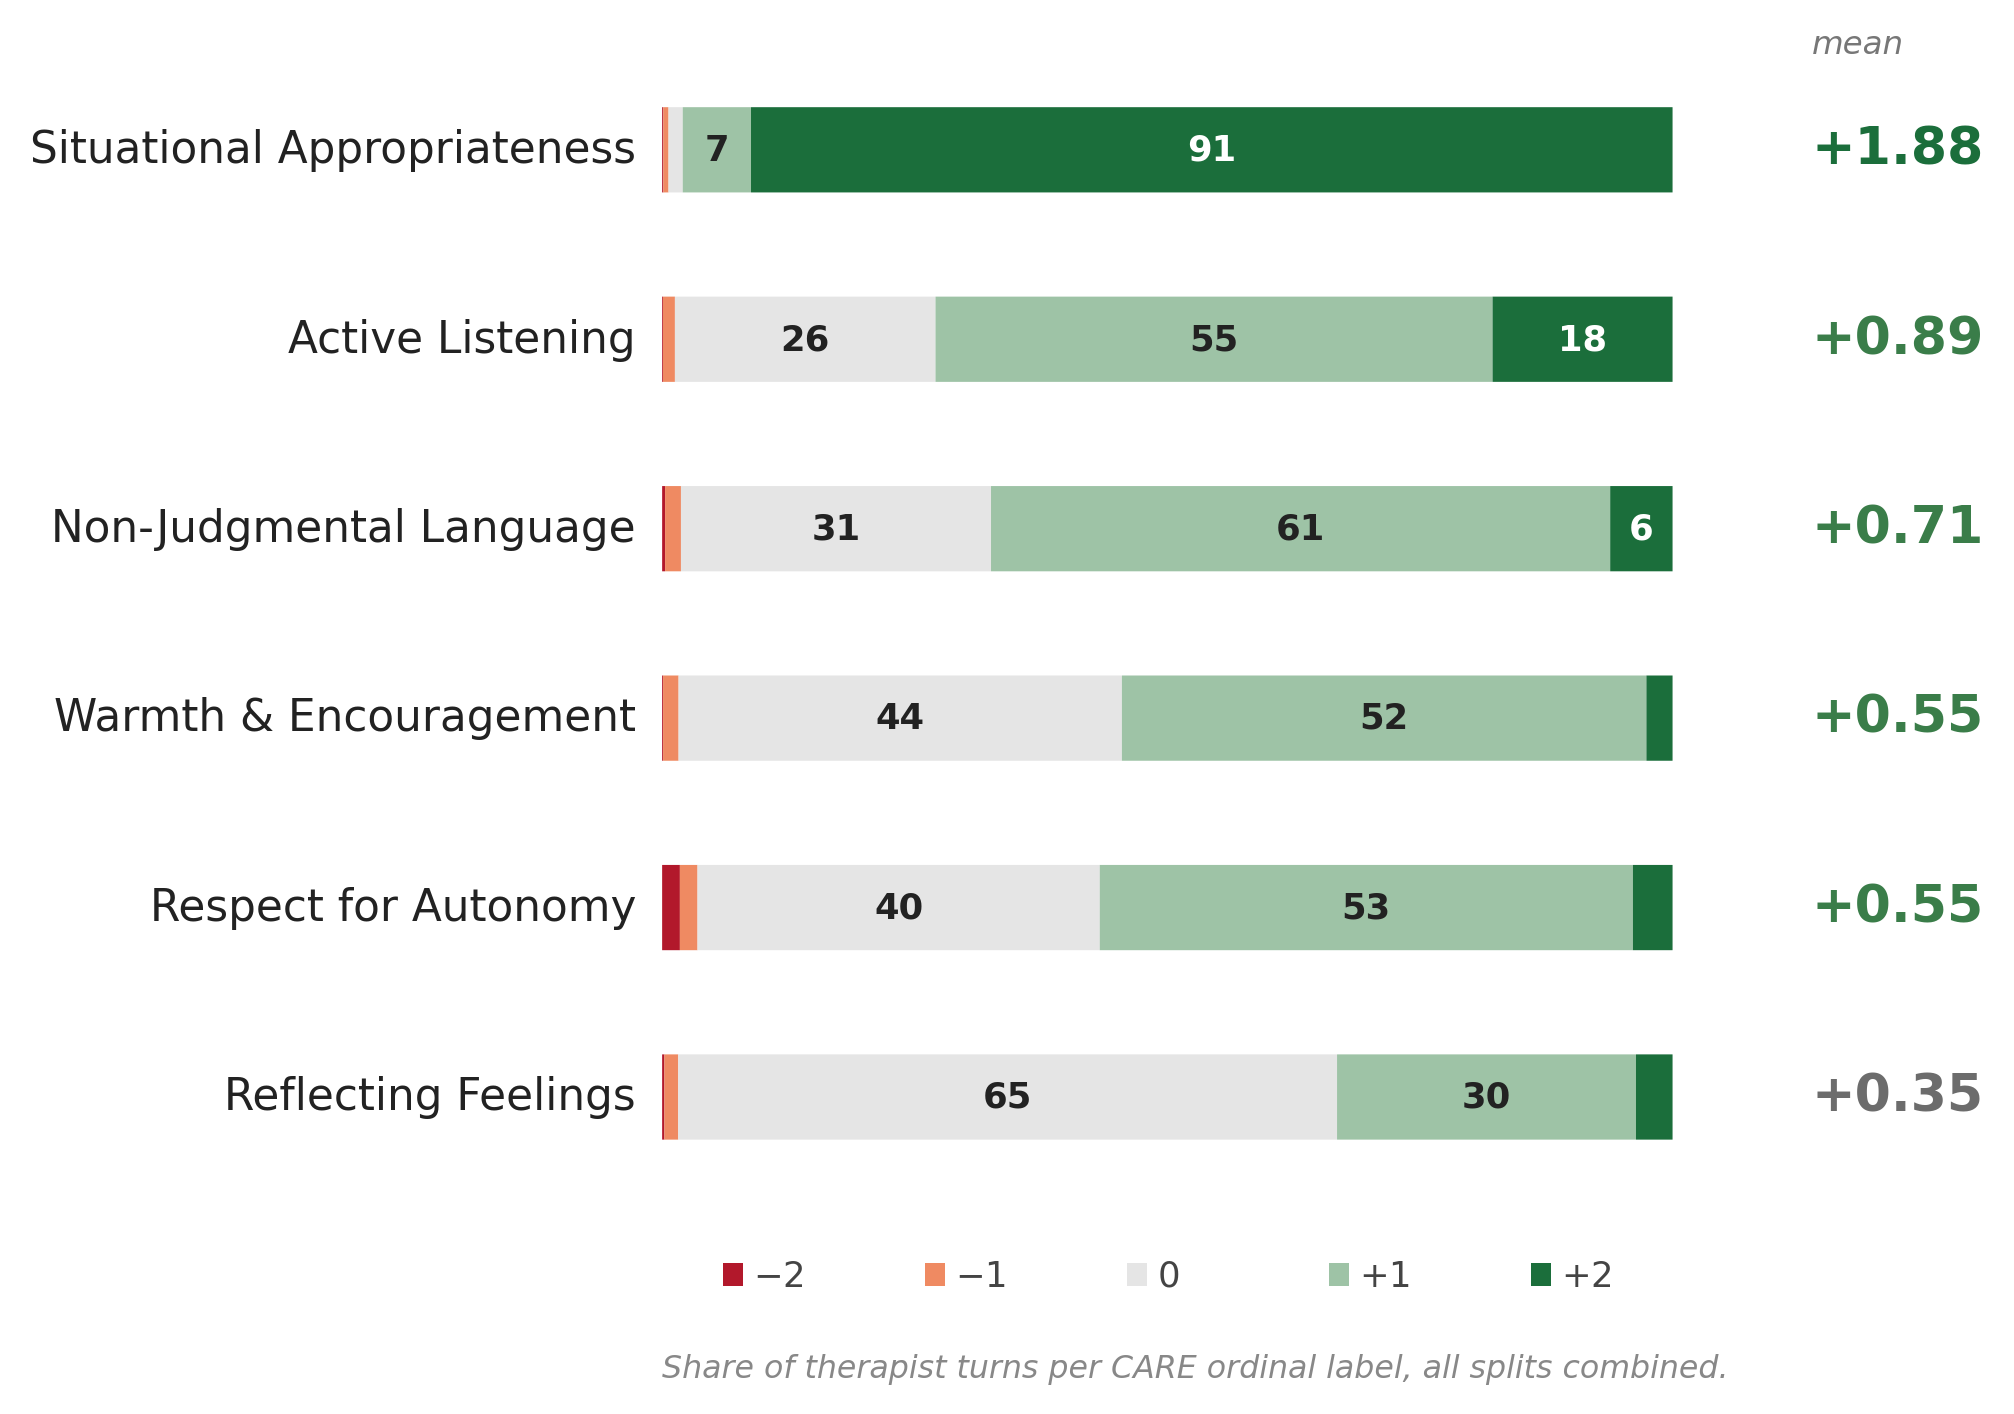

Source code (Python):
"""Editorial-style RESPAIR distribution figure.

No axes, no ticks, no colorbar. Each dimension is one row:
    DIMENSION NAME          [====bar====]          mean
with inline % labels on the bar, mean ordinal value as a hero number on
the right, and a single thin legend strip at the bottom.
"""
from __future__ import annotations

import glob
from pathlib import Path

import matplotlib.pyplot as plt
import matplotlib.patches as mpatches
import numpy as np
import pandas as pd

ROOT = Path("/home/asbahk/EMNLP_FINAL/Rasingan/RESPAIR")
OUT = Path("/home/asbahk/EMNLP_FINAL/Rasingan/figures")

DIMS = ["NJ", "WE", "RA", "AL", "RF", "SA"]
DIM_LABELS = {
    "NJ": "Non-Judgmental Language",
    "WE": "Warmth & Encouragement",
    "RA": "Respect for Autonomy",
    "AL": "Active Listening",
    "RF": "Reflecting Feelings",
    "SA": "Situational Appropriateness",
}
CLASSES = [-2, -1, 0, 1, 2]
CLASS_LBL = {-2: "$-2$", -1: "$-1$", 0: "$0$", 1: "$+1$", 2: "$+2$"}

# Muted, editorial palette (closer to FT/NYT than ColorBrewer default)
COLORS = {
    -2: "#b2182b",   # deep red
    -1: "#ef8a62",   # muted coral
     0: "#e5e5e5",   # cool grey
     1: "#9ec3a6",   # sage green
     2: "#1b6e3b",   # forest green
}


def load_pct() -> pd.DataFrame:
    frames = []
    for split in ("train", "val", "test"):
        for f in glob.glob(str(ROOT / split / "*.csv")):
            df = pd.read_csv(f)
            df = df[df["Type"] == "T"][DIMS].dropna(how="all")
            frames.append(df)
    full = pd.concat(frames, ignore_index=True)
    rows = {}
    for d in DIMS:
        s = full[d].dropna().round().astype(int)
        counts = s.value_counts().reindex(CLASSES, fill_value=0)
        rows[d] = 100.0 * counts / counts.sum()
    return pd.DataFrame(rows).T


def plot(pct: pd.DataFrame) -> None:
    means = (pct[CLASSES] * np.array(CLASSES)).sum(axis=1) / 100.0
    order = means.sort_values(ascending=False).index.tolist()
    pct = pct.loc[order]
    means = means.loc[order]

    n = len(order)
    fig_w, fig_h = 6.8, 0.62 * n + 0.9
    fig, ax = plt.subplots(figsize=(fig_w, fig_h), dpi=300)

    # Layout coordinates
    label_x = 0.0          # right-edge of dim name
    bar_x0 = 0.27          # left of bar
    bar_x1 = 0.85          # right of bar
    mean_x = 0.93          # x for hero mean number
    bar_w = bar_x1 - bar_x0

    y_positions = np.linspace(0.92, 0.18, n)
    row_h = (y_positions[0] - y_positions[1]) * 0.45 if n > 1 else 0.08

    for yi, d in zip(y_positions, order):
        # Dimension name (right-aligned, before bar)
        ax.text(label_x + 0.255, yi, DIM_LABELS[d],
                transform=ax.transAxes,
                ha="right", va="center",
                fontsize=10.5, color="#222222",
                fontweight="medium")

        # Bar segments
        left = bar_x0
        for c in CLASSES:
            v = pct.loc[d, c] / 100.0
            seg_w = v * bar_w
            if seg_w <= 0:
                continue
            rect = mpatches.FancyBboxPatch(
                (left, yi - row_h / 2), seg_w, row_h,
                boxstyle="round,pad=0,rounding_size=0",
                linewidth=0, facecolor=COLORS[c],
                transform=ax.transAxes,
            )
            ax.add_patch(rect)
            if v * 100 >= 5:
                txt_color = "white" if c in (-2, 2) else "#222222"
                ax.text(left + seg_w / 2, yi, f"{v*100:.0f}",
                        transform=ax.transAxes,
                        ha="center", va="center",
                        fontsize=8.5, color=txt_color,
                        fontweight="semibold")
            left += seg_w

        # Hero mean number on the right
        m = means.loc[d]
        # Color: green if positive, grey if near zero, red if negative
        if m >= 1.0:
            mcolor = "#1b6e3b"
        elif m >= 0.4:
            mcolor = "#3a7d49"
        else:
            mcolor = "#6c6c6c"
        ax.text(mean_x, yi, f"{m:+.2f}",
                transform=ax.transAxes,
                ha="left", va="center",
                fontsize=12.5, color=mcolor,
                fontweight="bold",
                family="DejaVu Sans")

    # Column header for the mean column
    ax.text(mean_x, 0.99, "mean",
            transform=ax.transAxes,
            ha="left", va="bottom",
            fontsize=7.8, color="#777777",
            fontweight="medium",
            family="DejaVu Sans",
            style="italic")

    # Legend strip at the bottom
    legend_y = 0.04
    legend_x0 = bar_x0
    seg_w_leg = (bar_x1 - bar_x0) / 5.0
    for i, c in enumerate(CLASSES):
        lx = legend_x0 + i * seg_w_leg
        rect = mpatches.Rectangle(
            (lx + seg_w_leg * 0.30, legend_y - 0.008),
            seg_w_leg * 0.10, 0.018,
            linewidth=0, facecolor=COLORS[c],
            transform=ax.transAxes,
        )
        ax.add_patch(rect)
        ax.text(lx + seg_w_leg * 0.45, legend_y,
                CLASS_LBL[c],
                transform=ax.transAxes,
                ha="left", va="center",
                fontsize=8.5, color="#444444")

    # Subtitle / scale note (small grey text under legend)
    ax.text(bar_x0, -0.02, "Share of therapist turns per CARE ordinal label, all splits combined.",
            transform=ax.transAxes,
            ha="left", va="top",
            fontsize=7.6, color="#888888",
            style="italic")

    # Strip all spines + ticks
    ax.set_xticks([]); ax.set_yticks([])
    for spine in ax.spines.values():
        spine.set_visible(False)
    ax.set_xlim(0, 1)
    ax.set_ylim(0, 1)
    ax.set_axis_off()

    plt.tight_layout(pad=0.4)
    fig.savefig(OUT / "respair_editorial.pdf", bbox_inches="tight", pad_inches=0.10)
    fig.savefig(OUT / "respair_editorial.png", bbox_inches="tight", pad_inches=0.10, dpi=300)
    plt.close(fig)


def main() -> None:
    pct = load_pct()
    plot(pct)
    print(f"wrote: {OUT/'respair_editorial.pdf'}")
    print(f"wrote: {OUT/'respair_editorial.png'}")


if __name__ == "__main__":
    main()
